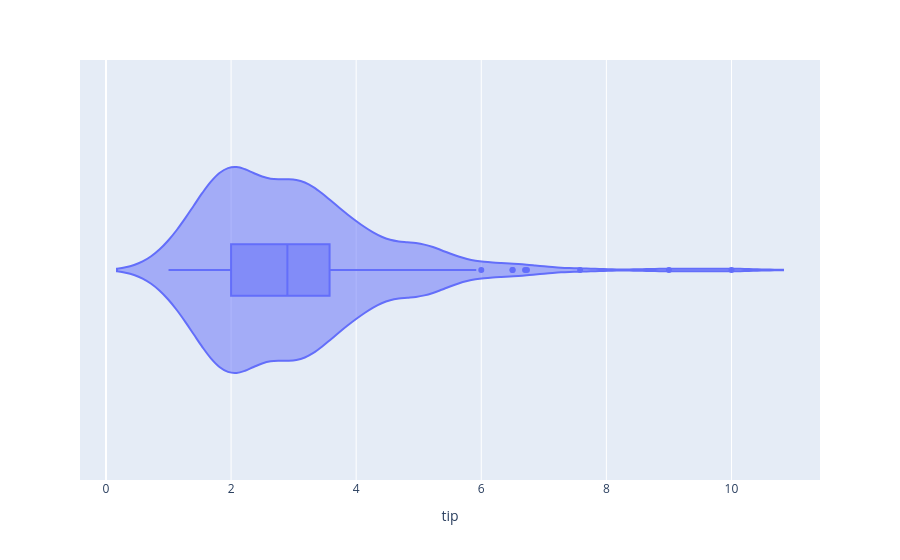

Notebook code for this chart:
### Code cell
px.violin(tips ,x = 'tip',box=True)

### Figure 1 — Plotly figure (JSON) as saved in the notebook; plotly's stock layout.template omitted (floating-point values rounded to 4 significant figures; data arrays with more than 128 entries replaced by an {"elided": "..."} marker saying what was removed)
{"data": [{"alignmentgroup": "True", "box": {"visible": true}, "hovertemplate": "tip=%{x}<extra></extra>", "legendgroup": "", "marker": {"color": "#636efa"}, "name": "", "offsetgroup": "", "orientation": "h", "scalegroup": "True", "showlegend": false, "type": "violin", "x": {"elided": "244 float values"}, "x0": " ", "xaxis": "x", "y0": " ", "yaxis": "y"}], "layout": {"legend": {"tracegroupgap": 0}, "margin": {"t": 60}, "violinmode": "group", "xaxis": {"anchor": "y", "domain": [0, 1], "title": {"text": "tip"}}, "yaxis": {"anchor": "x", "domain": [0, 1]}}}
